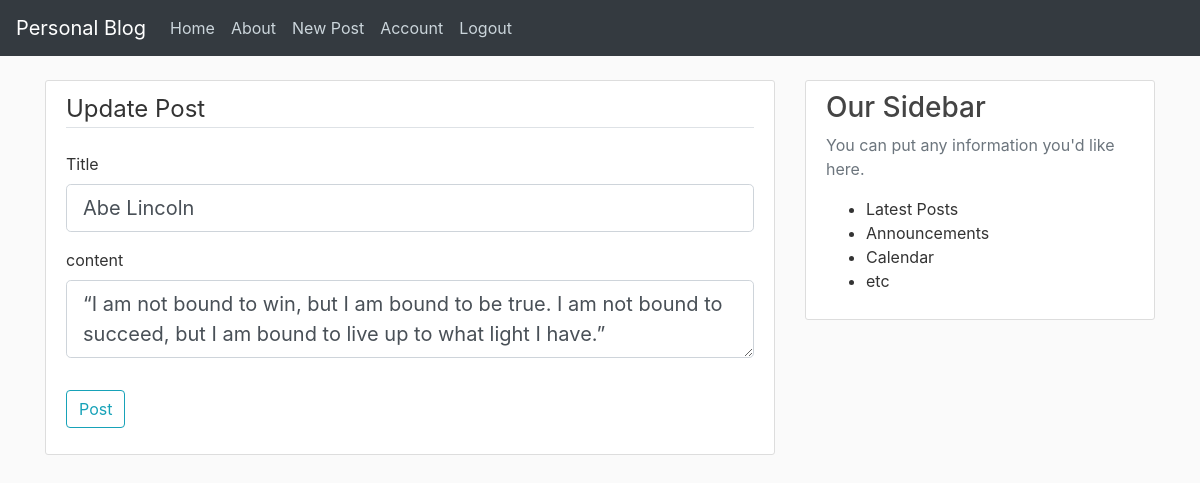
Page /post/3/update (signed in) on the committed database.
### flaskblog/models.py (models this page shows, shortened)
class Post(db.Model):
  id = db.Column(db.Integer, primary_key=True)
  title = db.Column(db.String(100),nullable=False)
  date_posted = db.Column(db.DateTime,nullable=False,default=datetime.utcnow)
  content = db.Column(db.Text,nullable=False)
  user_id = db.Column(db.Integer,db.ForeignKey('user.id'),nullable=False)

### flaskblog/routes.py (the view)
@app.route('/post/<int:post_id>/update',methods=['GET','POST'])
@login_required
def update_post(post_id):
    post = Post.query.get_or_404(post_id)
    if post.author != current_user:
        abort(403)
    form = PostForm()
    if form.validate_on_submit():
        post.title = form.title.data
        post.content = form.content.data
        db.session.commit()
        flash('Your post has been updated!','info')
        return redirect(url_for('post',post_id=post.id))
    elif request.method == 'GET':
        form.title.data = post.title
        form.content.data = post.content
    return render_template('create_post.html',title='Update Post',form=form,legend='Update Post')

### flaskblog/forms.py
class PostForm(FlaskForm):
  title = StringField('Title', validators=[DataRequired()])
  content = TextAreaField('content', validators=[DataRequired()])
  submit = SubmitField('Post')

### flaskblog/models.py (called while the page is built)
@login_manager.user_loader
def load_user(user_id):
  return User.query.get(int(user_id))

### flaskblog/templates/create_post.html (shortened to what this page needs)
{% extends 'layout.html' %}
{% block content %}
<div class="content-section">
  <form method="POST" action="">
    <fieldset class="form-group">
      <legend class="border-bottom mb-4">{{ legend }}</legend>
      <div class="form-group">
        {{ form.title.label(class='form-control-label') }}
        {% if form.title.errors %}
        {{ form.title(class='form-control form-control-lg is-invalid')}}
        <div class="invalid-feedback">
          {% for error in form.title.errors %}
          <span>{{ error }}</span>
          {% endfor %}
        </div>
        {% else %}
        {{ form.title(class='form-control form-control-lg') }}
        {% endif %}
      </div>
      <div class="form-group">
        {{ form.content.label(class='form-control-label') }}
        {% if form.content.errors %}
        {{ form.content(class='form-control form-control-lg is-invalid')}}
        <div class="invalid-feedback">
          {% for error in form.content.errors %}
          <span>{{ error }}</span>
          {% endfor %}
        </div>
        {% else %}
        {{ form.content(class='form-control form-control-lg') }}
        {% endif %}
      </div>
    </fieldset>
    <div class="form-group">
      {{ form.submit(class='btn btn-outline-info') }}
    </div>
  </form>
</div>
{% endblock content %}

### flaskblog/static/main.css (style rules this page uses)
body { background: #fafafa; color: #333333; margin-top: 5rem; }
.content-section { background: #ffffff; padding: 10px 20px; border: 1px solid #dddddd; border-radius: 3px; margin-bottom: 20px; }

### rows in the picture
Post: title "Abe Lincoln", content "“I am not bound to win, but I am bound to be true. I am not bound to succeed, but I am bound to live up to what light I have.”"

### other values in the picture
{{ legend }} "Update Post"
